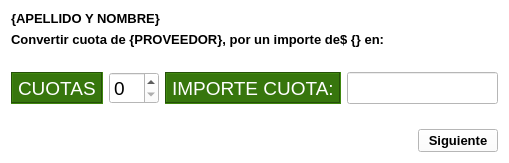
<?xml version="1.0" encoding="UTF-8"?>
<ui version="4.0">
 <class>Form</class>
 <widget class="QWidget" name="Form">
  <property name="geometry">
   <rect>
    <x>0</x>
    <y>0</y>
    <width>509</width>
    <height>163</height>
   </rect>
  </property>
  <property name="palette">
   <palette>
    <active>
     <colorrole role="WindowText">
      <brush brushstyle="SolidPattern">
       <color alpha="255">
        <red>0</red>
        <green>0</green>
        <blue>0</blue>
       </color>
      </brush>
     </colorrole>
     <colorrole role="Button">
      <brush brushstyle="SolidPattern">
       <color alpha="255">
        <red>255</red>
        <green>255</green>
        <blue>255</blue>
       </color>
      </brush>
     </colorrole>
     <colorrole role="Light">
      <brush brushstyle="SolidPattern">
       <color alpha="255">
        <red>255</red>
        <green>255</green>
        <blue>255</blue>
       </color>
      </brush>
     </colorrole>
     <colorrole role="Midlight">
      <brush brushstyle="SolidPattern">
       <color alpha="255">
        <red>255</red>
        <green>255</green>
        <blue>255</blue>
       </color>
      </brush>
     </colorrole>
     <colorrole role="Dark">
      <brush brushstyle="SolidPattern">
       <color alpha="255">
        <red>127</red>
        <green>127</green>
        <blue>127</blue>
       </color>
      </brush>
     </colorrole>
     <colorrole role="Mid">
      <brush brushstyle="SolidPattern">
       <color alpha="255">
        <red>170</red>
        <green>170</green>
        <blue>170</blue>
       </color>
      </brush>
     </colorrole>
     <colorrole role="Text">
      <brush brushstyle="SolidPattern">
       <color alpha="255">
        <red>0</red>
        <green>0</green>
        <blue>0</blue>
       </color>
      </brush>
     </colorrole>
     <colorrole role="BrightText">
      <brush brushstyle="SolidPattern">
       <color alpha="255">
        <red>255</red>
        <green>255</green>
        <blue>255</blue>
       </color>
      </brush>
     </colorrole>
     <colorrole role="ButtonText">
      <brush brushstyle="SolidPattern">
       <color alpha="255">
        <red>0</red>
        <green>0</green>
        <blue>0</blue>
       </color>
      </brush>
     </colorrole>
     <colorrole role="Base">
      <brush brushstyle="SolidPattern">
       <color alpha="255">
        <red>255</red>
        <green>255</green>
        <blue>255</blue>
       </color>
      </brush>
     </colorrole>
     <colorrole role="Window">
      <brush brushstyle="SolidPattern">
       <color alpha="255">
        <red>255</red>
        <green>255</green>
        <blue>255</blue>
       </color>
      </brush>
     </colorrole>
     <colorrole role="Shadow">
      <brush brushstyle="SolidPattern">
       <color alpha="255">
        <red>0</red>
        <green>0</green>
        <blue>0</blue>
       </color>
      </brush>
     </colorrole>
     <colorrole role="AlternateBase">
      <brush brushstyle="SolidPattern">
       <color alpha="255">
        <red>255</red>
        <green>255</green>
        <blue>255</blue>
       </color>
      </brush>
     </colorrole>
     <colorrole role="ToolTipBase">
      <brush brushstyle="SolidPattern">
       <color alpha="255">
        <red>255</red>
        <green>255</green>
        <blue>220</blue>
       </color>
      </brush>
     </colorrole>
     <colorrole role="ToolTipText">
      <brush brushstyle="SolidPattern">
       <color alpha="255">
        <red>0</red>
        <green>0</green>
        <blue>0</blue>
       </color>
      </brush>
     </colorrole>
    </active>
    <inactive>
     <colorrole role="WindowText">
      <brush brushstyle="SolidPattern">
       <color alpha="255">
        <red>0</red>
        <green>0</green>
        <blue>0</blue>
       </color>
      </brush>
     </colorrole>
     <colorrole role="Button">
      <brush brushstyle="SolidPattern">
       <color alpha="255">
        <red>255</red>
        <green>255</green>
        <blue>255</blue>
       </color>
      </brush>
     </colorrole>
     <colorrole role="Light">
      <brush brushstyle="SolidPattern">
       <color alpha="255">
        <red>255</red>
        <green>255</green>
        <blue>255</blue>
       </color>
      </brush>
     </colorrole>
     <colorrole role="Midlight">
      <brush brushstyle="SolidPattern">
       <color alpha="255">
        <red>255</red>
        <green>255</green>
        <blue>255</blue>
       </color>
      </brush>
     </colorrole>
     <colorrole role="Dark">
      <brush brushstyle="SolidPattern">
       <color alpha="255">
        <red>127</red>
        <green>127</green>
        <blue>127</blue>
       </color>
      </brush>
     </colorrole>
     <colorrole role="Mid">
      <brush brushstyle="SolidPattern">
       <color alpha="255">
        <red>170</red>
        <green>170</green>
        <blue>170</blue>
       </color>
      </brush>
     </colorrole>
     <colorrole role="Text">
      <brush brushstyle="SolidPattern">
       <color alpha="255">
        <red>0</red>
        <green>0</green>
        <blue>0</blue>
       </color>
      </brush>
     </colorrole>
     <colorrole role="BrightText">
      <brush brushstyle="SolidPattern">
       <color alpha="255">
        <red>255</red>
        <green>255</green>
        <blue>255</blue>
       </color>
      </brush>
     </colorrole>
     <colorrole role="ButtonText">
      <brush brushstyle="SolidPattern">
       <color alpha="255">
        <red>0</red>
        <green>0</green>
        <blue>0</blue>
       </color>
      </brush>
     </colorrole>
     <colorrole role="Base">
      <brush brushstyle="SolidPattern">
       <color alpha="255">
        <red>255</red>
        <green>255</green>
        <blue>255</blue>
       </color>
      </brush>
     </colorrole>
     <colorrole role="Window">
      <brush brushstyle="SolidPattern">
       <color alpha="255">
        <red>255</red>
        <green>255</green>
        <blue>255</blue>
       </color>
      </brush>
     </colorrole>
     <colorrole role="Shadow">
      <brush brushstyle="SolidPattern">
       <color alpha="255">
        <red>0</red>
        <green>0</green>
        <blue>0</blue>
       </color>
      </brush>
     </colorrole>
     <colorrole role="AlternateBase">
      <brush brushstyle="SolidPattern">
       <color alpha="255">
        <red>255</red>
        <green>255</green>
        <blue>255</blue>
       </color>
      </brush>
     </colorrole>
     <colorrole role="ToolTipBase">
      <brush brushstyle="SolidPattern">
       <color alpha="255">
        <red>255</red>
        <green>255</green>
        <blue>220</blue>
       </color>
      </brush>
     </colorrole>
     <colorrole role="ToolTipText">
      <brush brushstyle="SolidPattern">
       <color alpha="255">
        <red>0</red>
        <green>0</green>
        <blue>0</blue>
       </color>
      </brush>
     </colorrole>
    </inactive>
    <disabled>
     <colorrole role="WindowText">
      <brush brushstyle="SolidPattern">
       <color alpha="255">
        <red>127</red>
        <green>127</green>
        <blue>127</blue>
       </color>
      </brush>
     </colorrole>
     <colorrole role="Button">
      <brush brushstyle="SolidPattern">
       <color alpha="255">
        <red>255</red>
        <green>255</green>
        <blue>255</blue>
       </color>
      </brush>
     </colorrole>
     <colorrole role="Light">
      <brush brushstyle="SolidPattern">
       <color alpha="255">
        <red>255</red>
        <green>255</green>
        <blue>255</blue>
       </color>
      </brush>
     </colorrole>
     <colorrole role="Midlight">
      <brush brushstyle="SolidPattern">
       <color alpha="255">
        <red>255</red>
        <green>255</green>
        <blue>255</blue>
       </color>
      </brush>
     </colorrole>
     <colorrole role="Dark">
      <brush brushstyle="SolidPattern">
       <color alpha="255">
        <red>127</red>
        <green>127</green>
        <blue>127</blue>
       </color>
      </brush>
     </colorrole>
     <colorrole role="Mid">
      <brush brushstyle="SolidPattern">
       <color alpha="255">
        <red>170</red>
        <green>170</green>
        <blue>170</blue>
       </color>
      </brush>
     </colorrole>
     <colorrole role="Text">
      <brush brushstyle="SolidPattern">
       <color alpha="255">
        <red>127</red>
        <green>127</green>
        <blue>127</blue>
       </color>
      </brush>
     </colorrole>
     <colorrole role="BrightText">
      <brush brushstyle="SolidPattern">
       <color alpha="255">
        <red>255</red>
        <green>255</green>
        <blue>255</blue>
       </color>
      </brush>
     </colorrole>
     <colorrole role="ButtonText">
      <brush brushstyle="SolidPattern">
       <color alpha="255">
        <red>127</red>
        <green>127</green>
        <blue>127</blue>
       </color>
      </brush>
     </colorrole>
     <colorrole role="Base">
      <brush brushstyle="SolidPattern">
       <color alpha="255">
        <red>255</red>
        <green>255</green>
        <blue>255</blue>
       </color>
      </brush>
     </colorrole>
     <colorrole role="Window">
      <brush brushstyle="SolidPattern">
       <color alpha="255">
        <red>255</red>
        <green>255</green>
        <blue>255</blue>
       </color>
      </brush>
     </colorrole>
     <colorrole role="Shadow">
      <brush brushstyle="SolidPattern">
       <color alpha="255">
        <red>0</red>
        <green>0</green>
        <blue>0</blue>
       </color>
      </brush>
     </colorrole>
     <colorrole role="AlternateBase">
      <brush brushstyle="SolidPattern">
       <color alpha="255">
        <red>255</red>
        <green>255</green>
        <blue>255</blue>
       </color>
      </brush>
     </colorrole>
     <colorrole role="ToolTipBase">
      <brush brushstyle="SolidPattern">
       <color alpha="255">
        <red>255</red>
        <green>255</green>
        <blue>220</blue>
       </color>
      </brush>
     </colorrole>
     <colorrole role="ToolTipText">
      <brush brushstyle="SolidPattern">
       <color alpha="255">
        <red>0</red>
        <green>0</green>
        <blue>0</blue>
       </color>
      </brush>
     </colorrole>
    </disabled>
   </palette>
  </property>
  <property name="windowTitle">
   <string>Form</string>
  </property>
  <layout class="QGridLayout" name="gridLayout_2" rowstretch="10,10,10,0,0,0,0">
   <item row="6" column="1">
    <widget class="QPushButton" name="pushButton">
     <property name="font">
      <font>
       <pointsize>10</pointsize>
       <weight>75</weight>
       <bold>true</bold>
      </font>
     </property>
     <property name="text">
      <string>Siguiente</string>
     </property>
    </widget>
   </item>
   <item row="6" column="0">
    <spacer name="horizontalSpacer">
     <property name="orientation">
      <enum>Qt::Horizontal</enum>
     </property>
     <property name="sizeHint" stdset="0">
      <size>
       <width>40</width>
       <height>20</height>
      </size>
     </property>
    </spacer>
   </item>
   <item row="4" column="0" colspan="2">
    <layout class="QGridLayout" name="gridLayout" columnstretch="10,10,10,30">
     <item row="0" column="1">
      <widget class="QSpinBox" name="spinBox">
       <property name="sizePolicy">
        <sizepolicy hsizetype="Minimum" vsizetype="Expanding">
         <horstretch>0</horstretch>
         <verstretch>0</verstretch>
        </sizepolicy>
       </property>
       <property name="font">
        <font>
         <pointsize>14</pointsize>
        </font>
       </property>
      </widget>
     </item>
     <item row="0" column="2">
      <widget class="QLabel" name="label_4">
       <property name="sizePolicy">
        <sizepolicy hsizetype="Preferred" vsizetype="Expanding">
         <horstretch>0</horstretch>
         <verstretch>0</verstretch>
        </sizepolicy>
       </property>
       <property name="font">
        <font>
         <pointsize>14</pointsize>
        </font>
       </property>
       <property name="styleSheet">
        <string notr="true">#label_4{
background-color:#37760D;
color: #FFFFFF;
}</string>
       </property>
       <property name="frameShape">
        <enum>QFrame::Box</enum>
       </property>
       <property name="frameShadow">
        <enum>QFrame::Sunken</enum>
       </property>
       <property name="text">
        <string>IMPORTE CUOTA:</string>
       </property>
      </widget>
     </item>
     <item row="0" column="0">
      <widget class="QLabel" name="label_3">
       <property name="sizePolicy">
        <sizepolicy hsizetype="Preferred" vsizetype="Expanding">
         <horstretch>0</horstretch>
         <verstretch>0</verstretch>
        </sizepolicy>
       </property>
       <property name="font">
        <font>
         <pointsize>14</pointsize>
        </font>
       </property>
       <property name="styleSheet">
        <string notr="true">#label_3{
background-color:#37760D;
color: #FFFFFF;
}</string>
       </property>
       <property name="frameShape">
        <enum>QFrame::Box</enum>
       </property>
       <property name="frameShadow">
        <enum>QFrame::Sunken</enum>
       </property>
       <property name="text">
        <string>CUOTAS</string>
       </property>
      </widget>
     </item>
     <item row="0" column="3">
      <widget class="QLineEdit" name="lineEdit">
       <property name="sizePolicy">
        <sizepolicy hsizetype="Expanding" vsizetype="Expanding">
         <horstretch>0</horstretch>
         <verstretch>0</verstretch>
        </sizepolicy>
       </property>
      </widget>
     </item>
    </layout>
   </item>
   <item row="2" column="0" colspan="2">
    <widget class="QLabel" name="label_2">
     <property name="font">
      <font>
       <pointsize>10</pointsize>
       <weight>75</weight>
       <bold>true</bold>
      </font>
     </property>
     <property name="text">
      <string>Convertir cuota de {PROVEEDOR}, por un importe de$ {} en:</string>
     </property>
    </widget>
   </item>
   <item row="0" column="0" colspan="2">
    <widget class="QLabel" name="label">
     <property name="font">
      <font>
       <pointsize>10</pointsize>
       <weight>75</weight>
       <bold>true</bold>
      </font>
     </property>
     <property name="text">
      <string>{APELLIDO Y NOMBRE}</string>
     </property>
    </widget>
   </item>
   <item row="5" column="0">
    <spacer name="verticalSpacer">
     <property name="orientation">
      <enum>Qt::Vertical</enum>
     </property>
     <property name="sizeHint" stdset="0">
      <size>
       <width>20</width>
       <height>40</height>
      </size>
     </property>
    </spacer>
   </item>
   <item row="3" column="0">
    <spacer name="verticalSpacer_2">
     <property name="orientation">
      <enum>Qt::Vertical</enum>
     </property>
     <property name="sizeHint" stdset="0">
      <size>
       <width>20</width>
       <height>40</height>
      </size>
     </property>
    </spacer>
   </item>
   <item row="1" column="0">
    <spacer name="verticalSpacer_3">
     <property name="orientation">
      <enum>Qt::Vertical</enum>
     </property>
     <property name="sizeHint" stdset="0">
      <size>
       <width>20</width>
       <height>40</height>
      </size>
     </property>
    </spacer>
   </item>
  </layout>
 </widget>
 <resources/>
 <connections/>
</ui>
